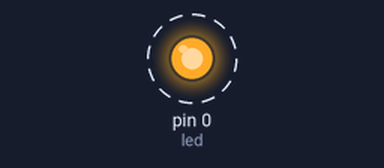
Bench run of a sketch on a simulated Arduino Uno, built with avr-gcc and run on an emulated ATmega328P. Shown: output pins drawn as LEDs (lit = HIGH). Dashed ring = blinking.

Above: at 0.15 s.
Timing chart, 0 to 3.0 s (numbered marks = the images above):
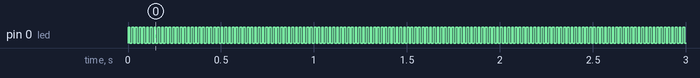

Measured:
- by itself, pin 0 (led): alternates HIGH for 0.01 s and LOW for 0.01 s

The sketch:

pisca.ino
```cpp
int led = 0;
void setup() {
  // put your setup code here, to run once:
  pinMode(led,OUTPUT);
}

void loop() {
  // put your main code here, to run repeatedly:
  digitalWrite(led,HIGH);
  delay(10);
  digitalWrite(led,LOW);
  delay(10);
}
```
